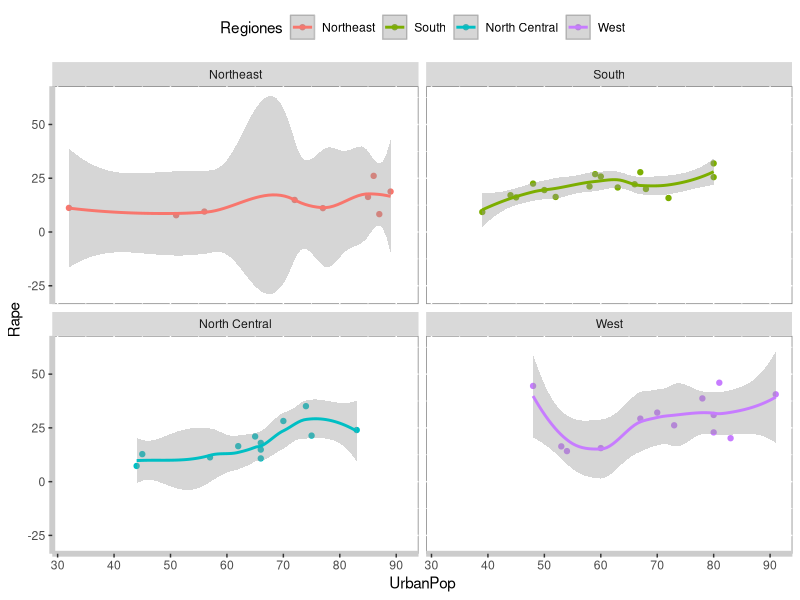
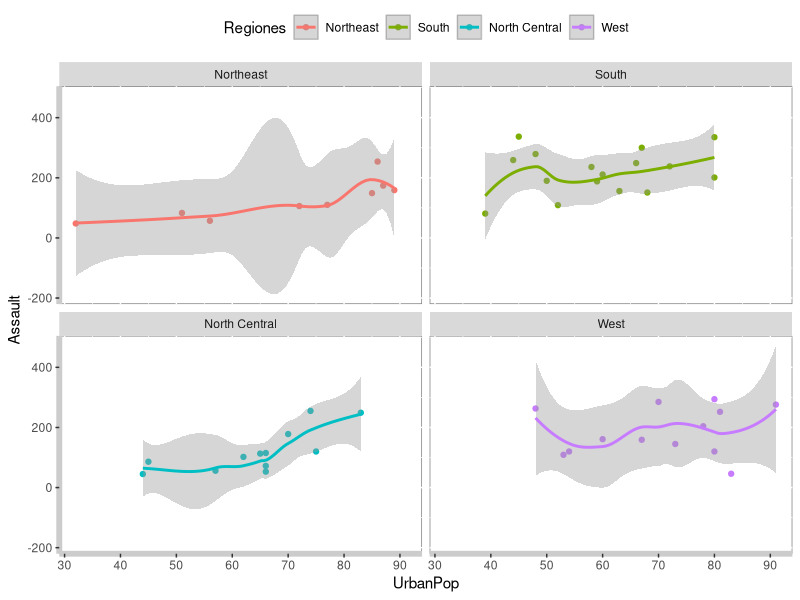

These charts were generated, in order, by the following R code:
## ---- chunk 1
knitr::opts_chunk$set(echo = TRUE)
## ---- chunk 2
library(knitr)
kable(USArrests[1:5,])             

## ---- chunk 3
tabla<- USArrests
tabla$Estados<-state.name
tabla$Regiones<-state.region

library(knitr)
library(kableExtra)
kable(tabla[1:5,],) %>%
  kable_styling("striped", "responsive") %>%
  column_spec(6:7, bold=T)

## ---- chunk 4
library(ggplot2)
ggplot(tabla, aes(x = UrbanPop, y = Rape, color=Regiones)) + geom_point()+ geom_smooth() +facet_wrap(~ Regiones)+ theme(
  panel.background = element_rect(fill = "white", colour = "grey50"),
  legend.position = "top", legend.key = element_rect(fill = "white", colour = "grey"), axis.line = element_line(size = 2, colour = "grey80"))
## ---- chunk 5
library(ggplot2)
ggplot(tabla, aes(x = UrbanPop, y = Assault, color=Regiones)) + geom_point() + geom_smooth() +facet_wrap(~ Regiones)+ theme(
  panel.background = element_rect(fill = "white", colour = "grey50"),
  legend.position = "top", legend.key = element_rect(fill = "white", colour = "grey"), axis.line = element_line(size = 2, colour = "grey80"))
